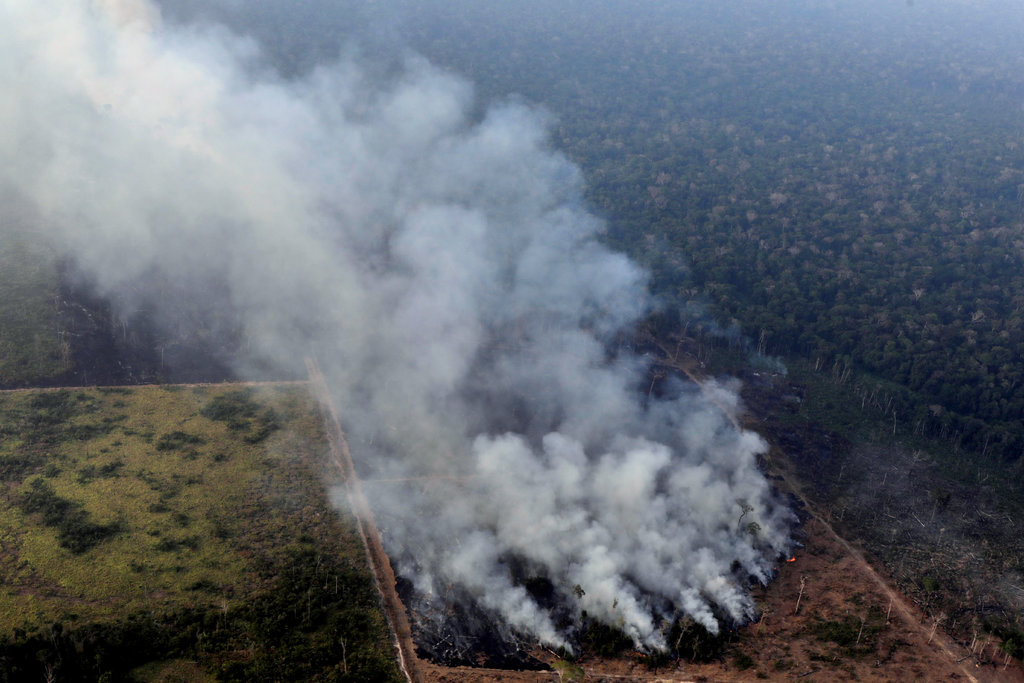
#> input picture Image Dataset/23brazil-explainer-jumbo-v3.jpg, 1024 x 683 px, found by its file name
$ python main.py
#> lines starting #> are read from the running program, lines starting #| are printed output that depends on the picture; after the words box and inside, x2 and y2 are one past the last pixel; in counts of white or black regions, pixels touching at a corner belong together
from imutils import contours
from skimage import measure
import numpy as np
import argparse
import imutils
import cv2

ap = argparse.ArgumentParser()
#ap.add_argument("-i", "--image", required=True,
	#help="the required path for finding image")
args = vars(ap.parse_args())

img = cv2.imread(r"D:/Fire-Detection-Image-Processing-master/Image Dataset/23brazil-explainer-jumbo-v3.jpg")
#> img is the input picture: shape (683, 1024, 3); mean B, G, R 114.4, 105.1, 98.5
gray = cv2.cvtColor(img, cv2.COLOR_BGR2GRAY)
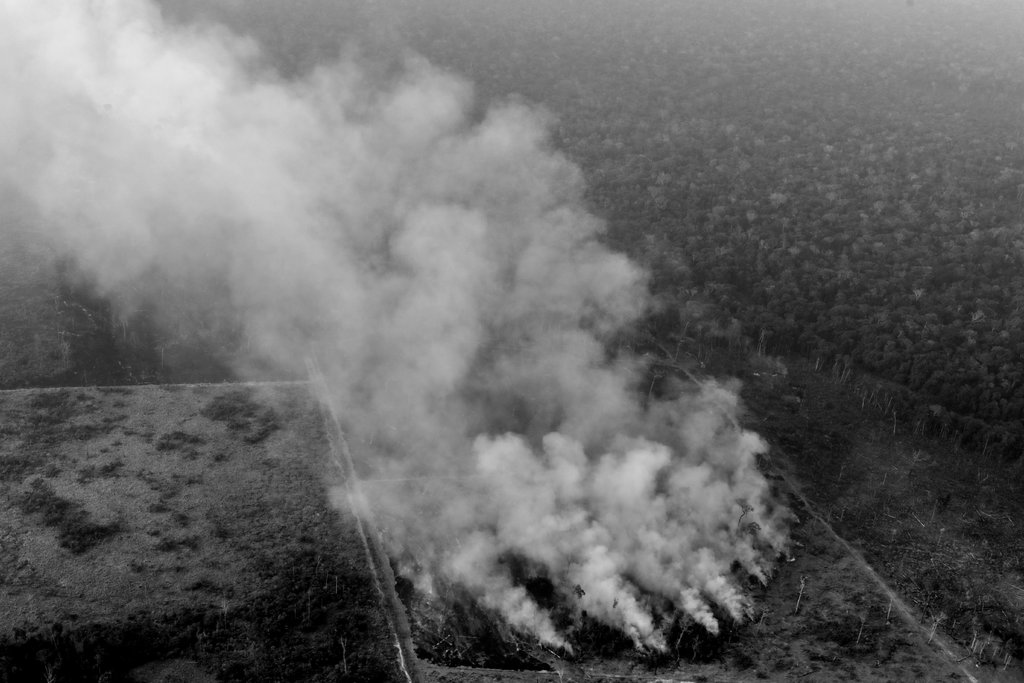
#> gray: shape (683, 1024); min 0, max 232, mean 104.2
blurred = cv2.GaussianBlur(gray, (11, 11), 0)

thresh = cv2.threshold(blurred, 150, 255, cv2.THRESH_BINARY)[1]
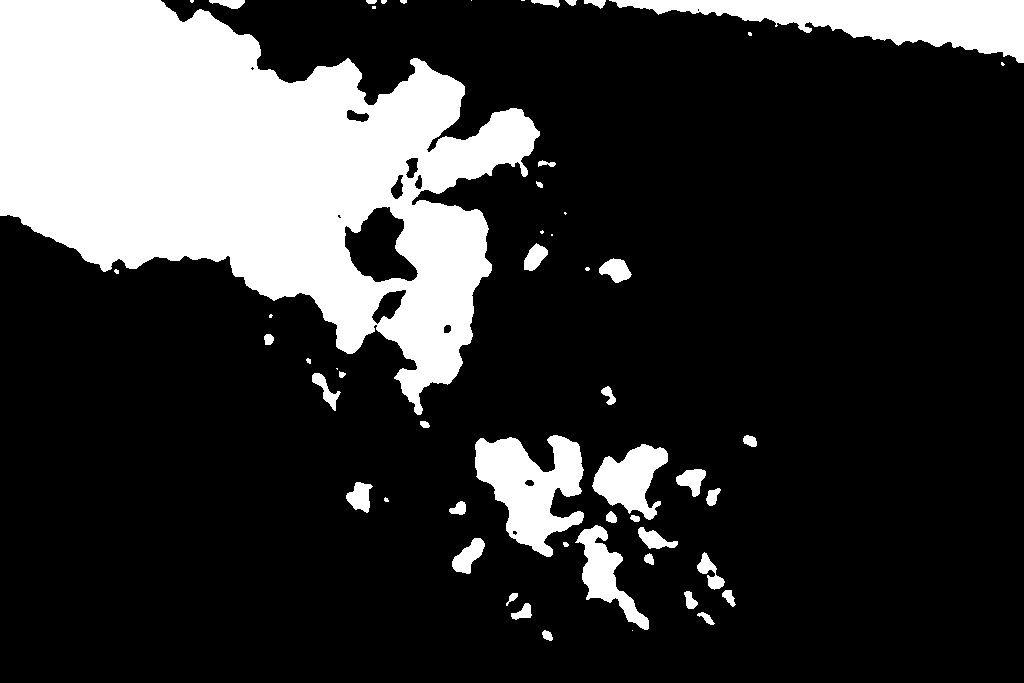
#> thresh: shape (683, 1024); 21.5% white; 55 white regions (15 under 20 px), largest, box (x1, y1, x2, y2) and area: (0, 0, 540, 415) 118043, (609, 0, 1024, 63) 12189, (475, 435, 584, 557) 7563

thresh = cv2.erode(thresh, None, iterations=2)
#> thresh: shape (683, 1024); 19.4% white; 42 white regions (16 under 20 px), largest, box (x1, y1, x2, y2) and area: (0, 0, 538, 412) 111556, (618, 0, 1024, 61) 10950, (477, 437, 582, 555) 6075
thresh = cv2.dilate(thresh, None, iterations=4)
#> thresh: shape (683, 1024); 23.3% white; 34 white regions, largest, box (x1, y1, x2, y2) and area: (0, 0, 542, 416) 123875, (614, 0, 1024, 65) 13224, (473, 433, 586, 559) 8917

labels = measure.label(thresh, connectivity=2, background=0)
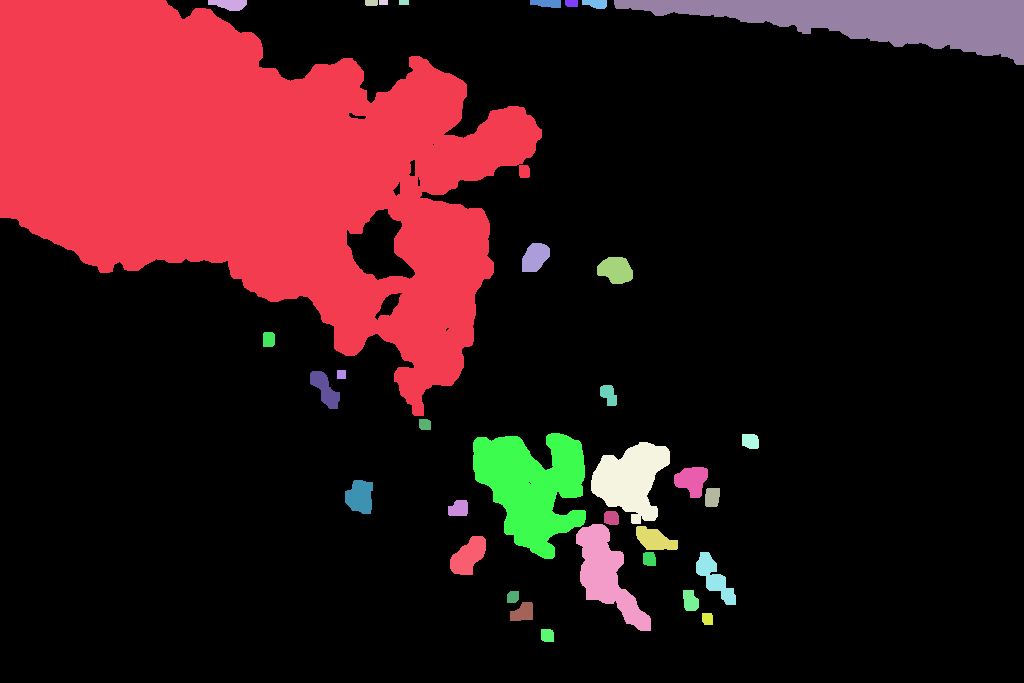
#> labels: shape (683, 1024) int64; 35 distinct labels, from 0 to 34; one colour per label, 0 black
mask = np.zeros(thresh.shape, dtype="uint8")

for label in np.unique(labels):
	if label == 0:
		continue

	labelMask = np.zeros(thresh.shape, dtype="uint8")
	labelMask[labels == label] = 255
	numPixels = cv2.countNonZero(labelMask)

	if numPixels > 200:
		mask = cv2.add(mask, labelMask)
#> this loop made 35 passes
#> numPixels on passes 2 to 13: 123875, 318, 76, 45, 50, 208, 88, 180, 13224, 614, 739, 173
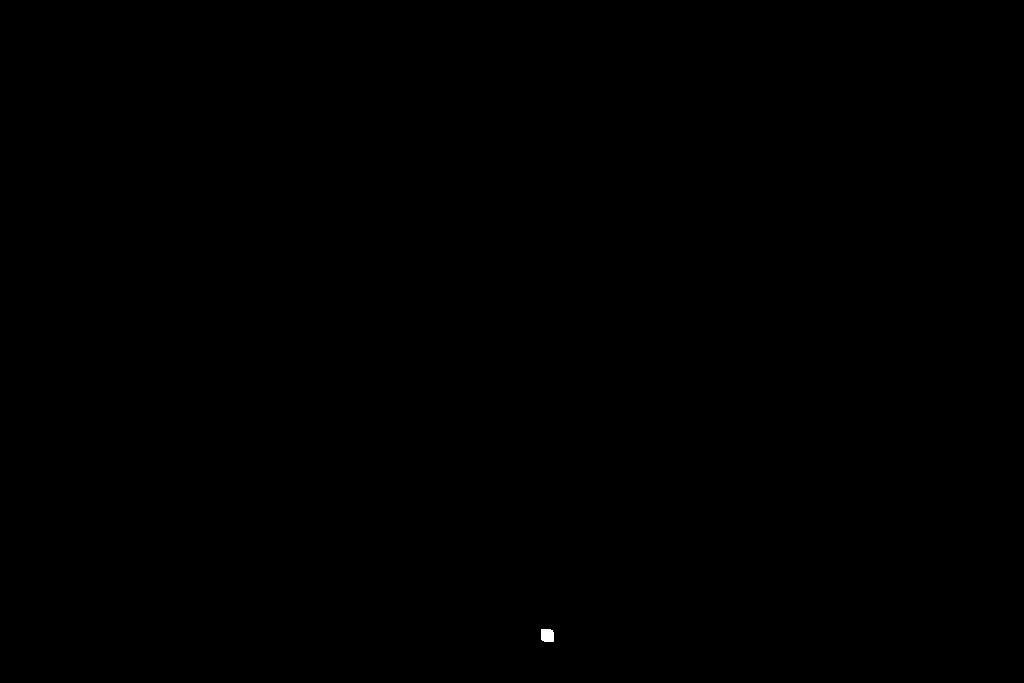
#> labelMask: shape (683, 1024); 0.02% white; 1 white region, box (x1, y1, x2, y2) and area: (541, 629, 554, 642) 160
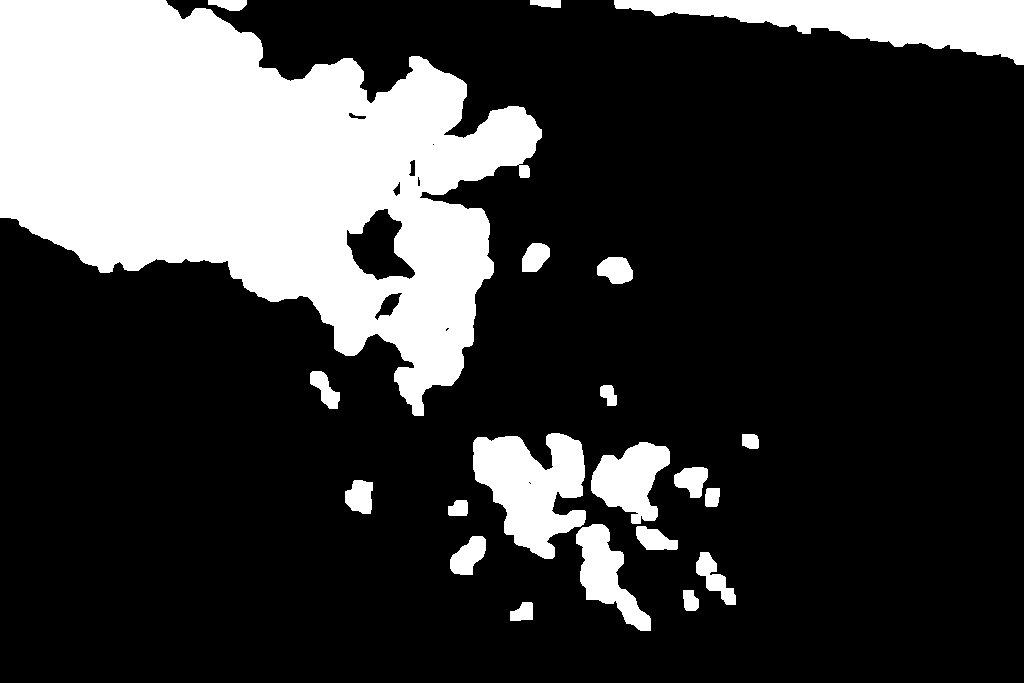
#> mask: shape (683, 1024); 23.1% white; 21 white regions

cnts = cv2.findContours(mask.copy(), cv2.RETR_EXTERNAL,
	cv2.CHAIN_APPROX_SIMPLE)
#> cnts = 21 contours; largest, box (x1, y1, x2, y2) and area: (0, 0, 542, 416) 126074, (614, 0, 1024, 65) 12768, (473, 433, 586, 559) 8660, (591, 442, 670, 524) 3794, (576, 524, 651, 631) 3310
cnts = imutils.grab_contours(cnts)
cnts = contours.sort_contours(cnts)[0]

for (i, c) in enumerate(cnts):
	(x, y, w, h) = cv2.boundingRect(c)
	((cX, cY), radius) = cv2.minEnclosingCircle(c)
	cv2.circle(img, (int(cX), int(cY)), int(radius),
		(0, 0, 255), 3)
	cv2.putText(img, "#{}".format(i + 1), (x, y - 15),
		cv2.FONT_HERSHEY_SIMPLEX, 0.45, (0, 0, 255), 2)
#> this loop made 21 passes
#> (x, y, w, h, cX, cY, radius) on passes 1 to 12: (0, 0, 542, 416, 244.4, 174, 300), (208, 0, 39, 11, 227, 2, 19.11), (310, 371, 30, 38, 324.5, 389.5, 22.33), (345, 480, 28, 34, 362, 496.5, 18.34), (448, 500, 20, 16, 457.4, 507.5, 11.42), (450, 536, 36, 39, 468, 554.5, 23.2), (473, 433, 113, 126, 526, 490.4, 72.46), (510, 602, 23, 19, 521, 611.5, 13.9), (522, 243, 28, 29, 535, 259, 17.75), (530, 0, 31, 8, 545, 3.5, 15.4), (576, 524, 75, 107, 616, 578.5, 61.71), (591, 442, 79, 82, 634.7, 479.3, 45.02)
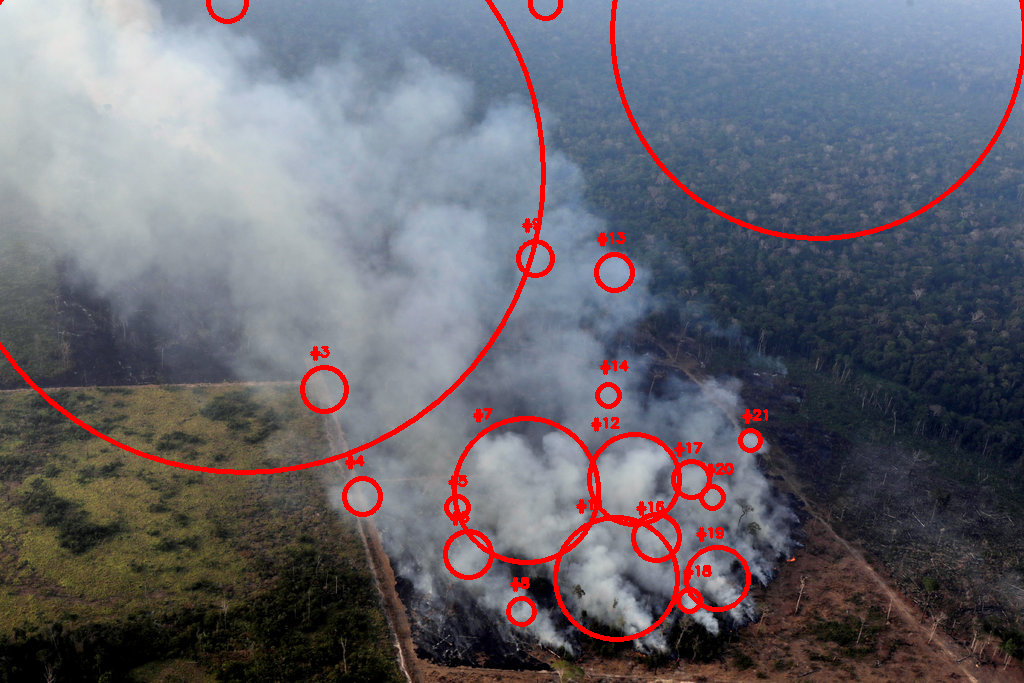
#> img: shape (683, 1024, 3); 3.41% of pixels changed, all inside (x1, y1, x2, y2) = (0, 0, 1024, 642)

cv2.imshow("Output Image(Picture)", img)
cv2.waitKey(0)

$ run again, with Image Dataset/1342d936cea42df5c34d1245c7d384e218740b62f430731f92b0c76a1761fdcb.jpg copied over Image Dataset/23brazil-explainer-jumbo-v3.jpg
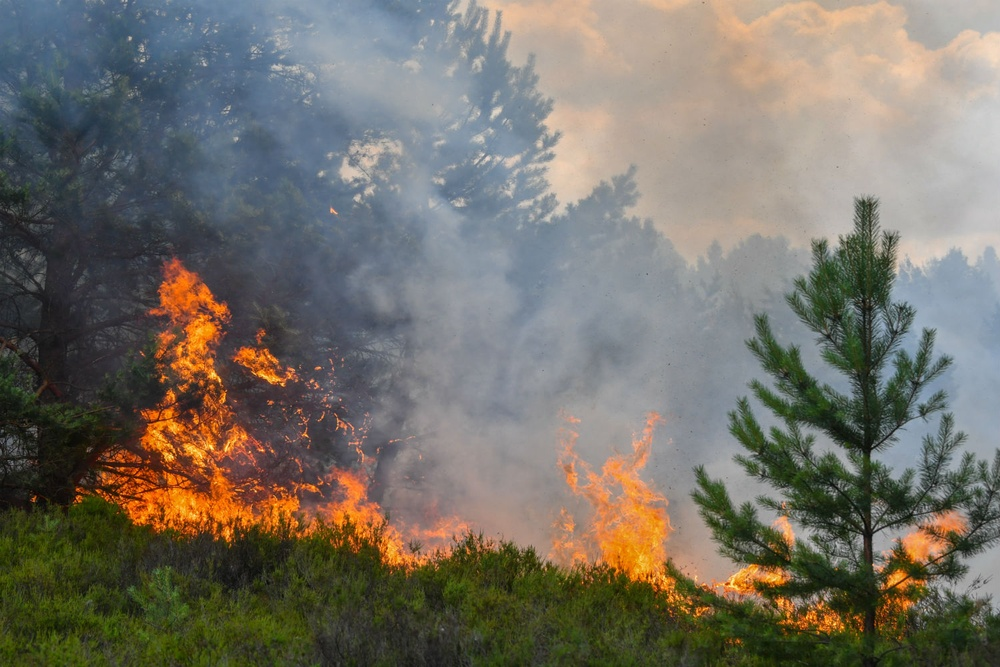
#> input picture Image Dataset/1342d936cea42df5c34d1245c7d384e218740b62f430731f92b0c76a1761fdcb.jpg, 1000 x 667 px, shrunk from 1500 x 1000 before the run, found by its file name
#> img is the input picture: shape (667, 1000, 3); mean B, G, R 102.8, 112.6, 117.1
#> labels: shape (667, 1000) int64; 51 distinct labels, from 0 to 50
#> the loop `for label in np.unique(labels):` made 51 passes
#> numPixels on passes 2 to 9: 151257, 98, 296, 108, 81, 279, 498, 217
#> after the loop `for label in np.unique(labels):`:
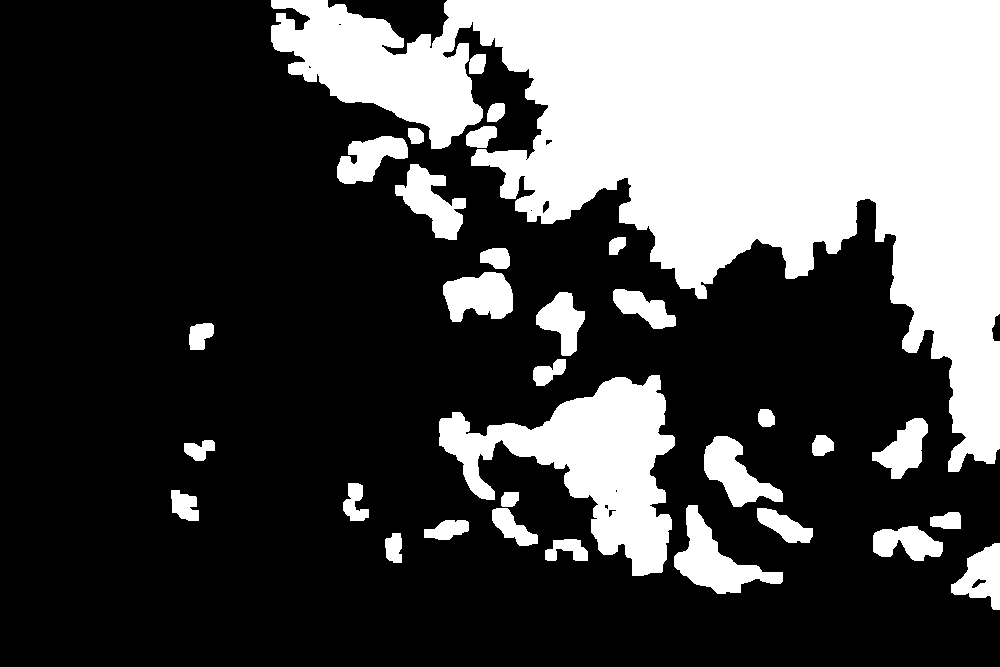
#> mask: shape (667, 1000); 30.5% white; 32 white regions
#> cnts = 32 contours; largest, box (x1, y1, x2, y2) and area: (271, 0, 1000, 472) 149562, (439, 375, 675, 576) 20008, (674, 505, 783, 594) 3498, (704, 436, 783, 507) 2539, (443, 272, 513, 322) 2466
#> the loop `for (i, c) in enumerate(cnts):` made 32 passes
#> (x, y, w, h, cX, cY, radius) on passes 1 to 8: (171, 490, 28, 31, 184.5, 505, 20.18), (184, 440, 31, 21, 199, 446.5, 15.66), (189, 323, 25, 27, 200.5, 336, 16.71), (271, 0, 729, 472, 635, 227.6, 429.3), (337, 136, 71, 48, 370.8, 159.1, 38.27), (343, 483, 26, 38, 355.5, 501.5, 19.96), (385, 533, 17, 30, 396.5, 547.5, 15.18), (395, 164, 71, 76, 433, 201.5, 43.99)
#> after the loop `for (i, c) in enumerate(cnts):`:
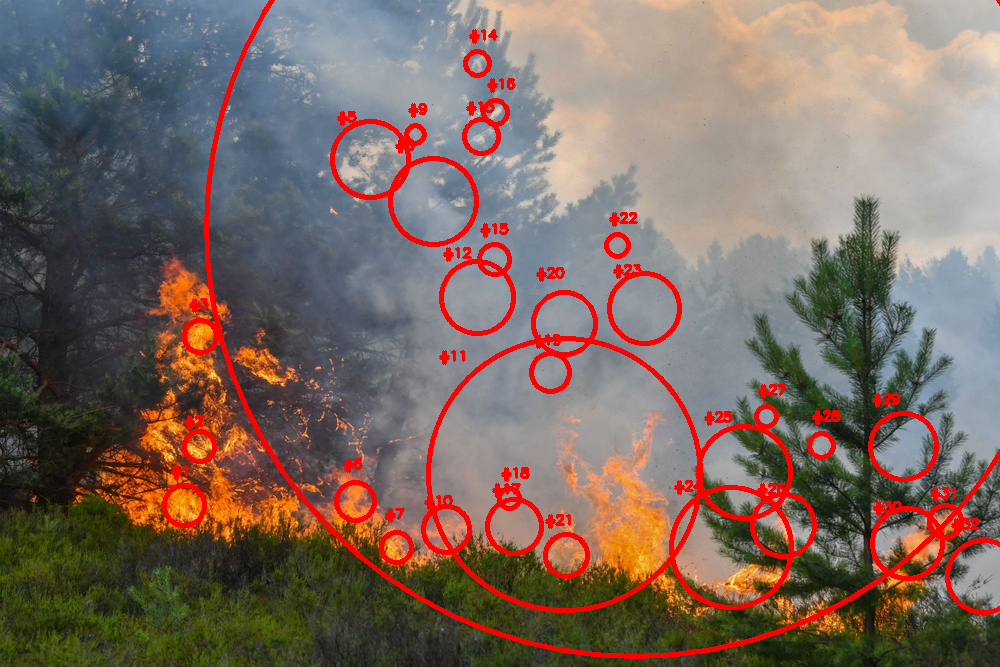
#> img: shape (667, 1000, 3); 5.69% of pixels changed, all inside (x1, y1, x2, y2) = (162, 0, 1000, 659)

$ run again, with Image Dataset/29938878238_8c927ddc08_k-800x600.jpg copied over Image Dataset/23brazil-explainer-jumbo-v3.jpg
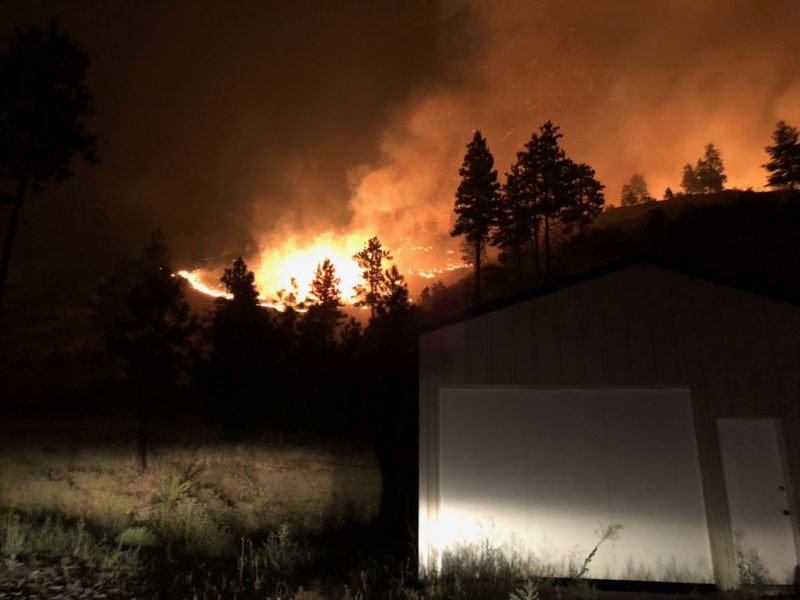
#> input picture Image Dataset/29938878238_8c927ddc08_k-800x600.jpg, 800 x 600 px, found by its file name
#> img is the input picture: shape (600, 800, 3); mean B, G, R 28.3, 44.5, 67
#> labels: shape (600, 800) int64; 6 distinct labels, from 0 to 5
#> the loop `for label in np.unique(labels):` made 6 passes
#> numPixels on passes 2 to 6: 1543, 15461, 519, 859, 14821
#> after the loop `for label in np.unique(labels):`:
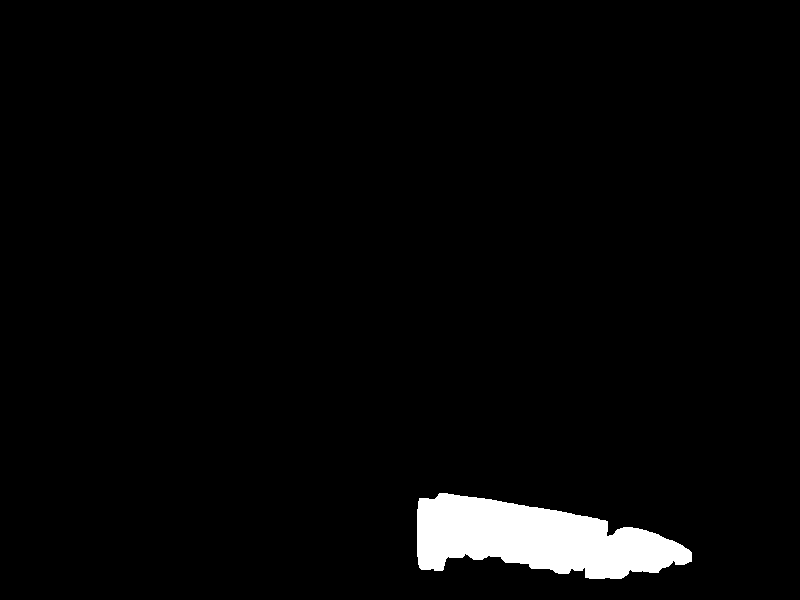
#> labelMask: shape (600, 800); 3.1% white; 1 white region
#> cnts = 5 contours; box (x1, y1, x2, y2) and area: (249, 174, 463, 312) 15078, (417, 493, 692, 579) 14485, (722, 144, 768, 191) 1466, (179, 269, 228, 299) 797, (650, 176, 680, 199) 474
#> the loop `for (i, c) in enumerate(cnts):` made 5 passes
#> (x, y, w, h, cX, cY, radius) on passes 1 to 5: (179, 269, 49, 30, 203, 283, 27.78), (249, 174, 214, 138, 355.4, 264.3, 106.6), (417, 493, 275, 86, 554.2, 532.5, 139.8), (650, 176, 30, 23, 664.5, 186.5, 16.81), (722, 144, 46, 47, 743.5, 167, 30.81)
#> after the loop `for (i, c) in enumerate(cnts):`:
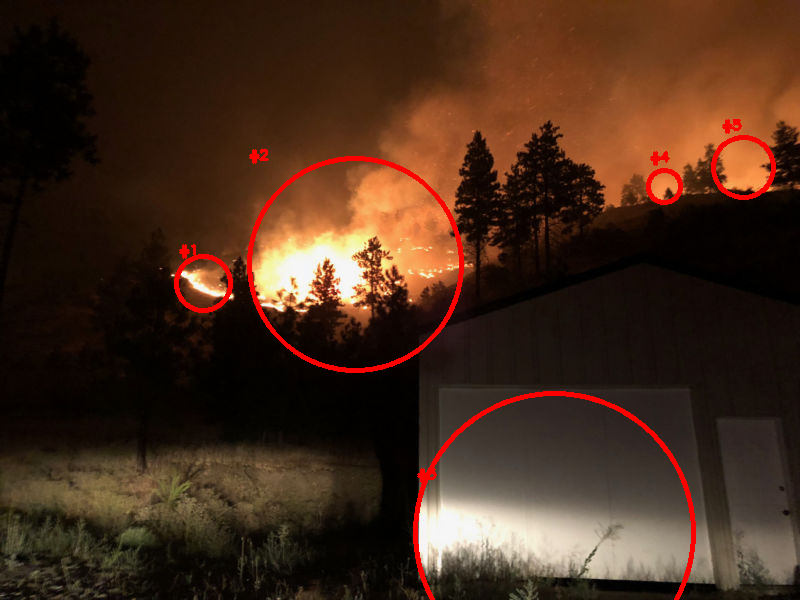
#> img: shape (600, 800, 3); 1.91% of pixels changed, all inside (x1, y1, x2, y2) = (174, 119, 776, 600)
